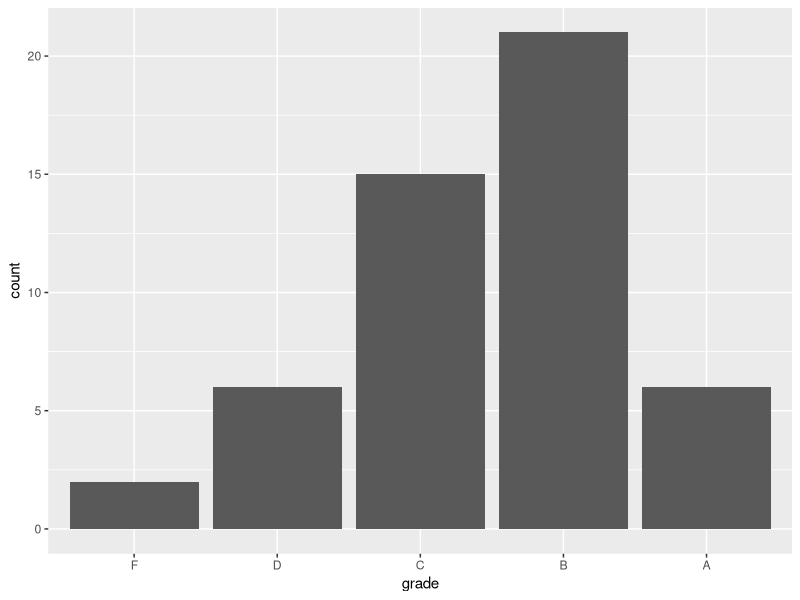

This chart was generated by the following R code:
# ggplot2

# 학점 데이터를 가져오기
rdf <- read.csv('./data/frequency.csv', header=TRUE, na.strings = '.')

library(ggplot2)

rdf$grade <- factor(rdf$grade, levels = c(1:5), 
                    labels = c('F', 'D', 'C', 'B', 'A'))

freq_nc <- table(rdf$grade)
freq_nc

# barplot
# barplot(freq_nc, col=cm.colors(length(freq_nc)))

ggplot(rdf, aes(grade)) + geom_bar()